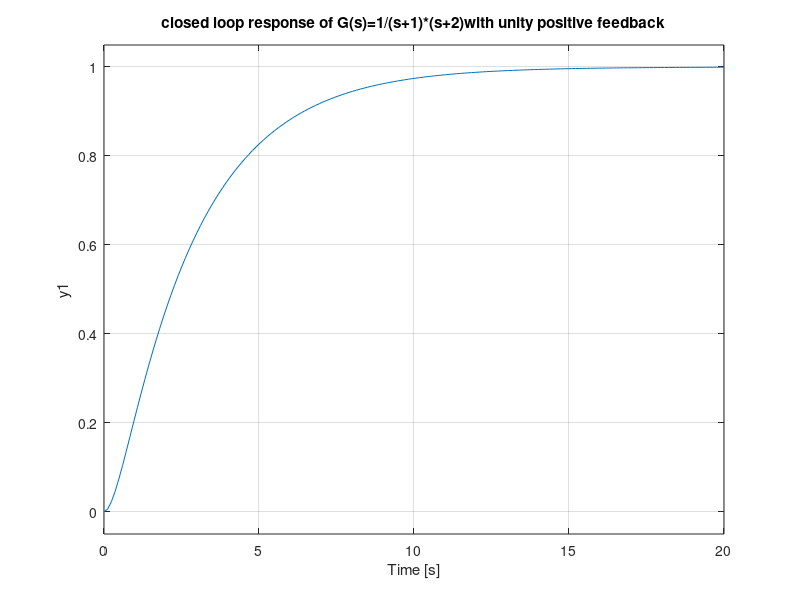
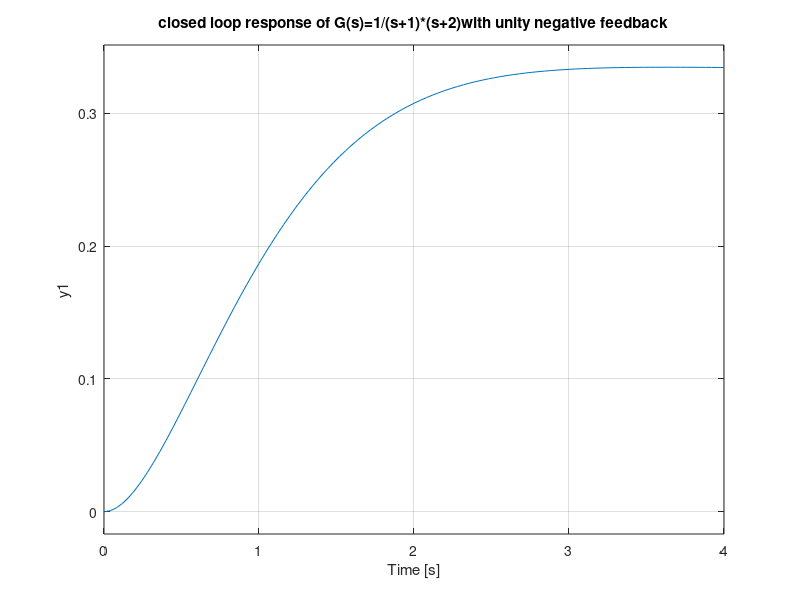
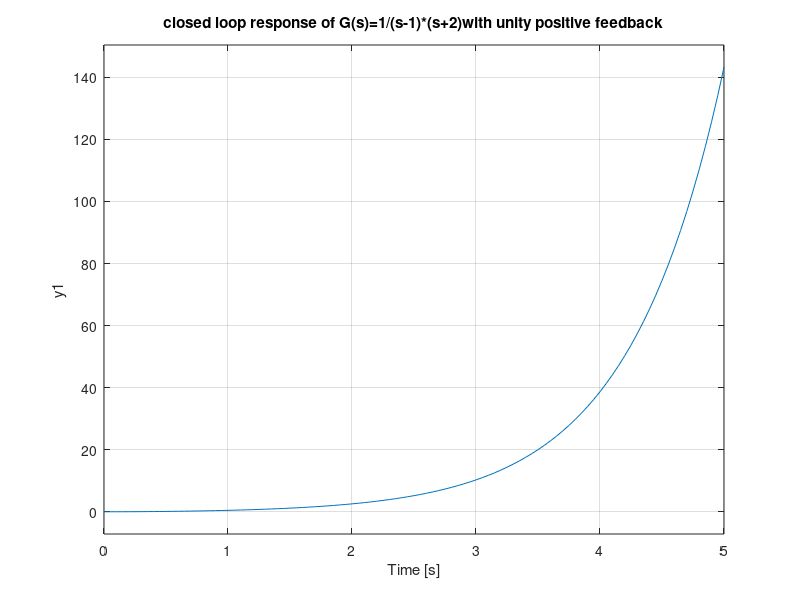
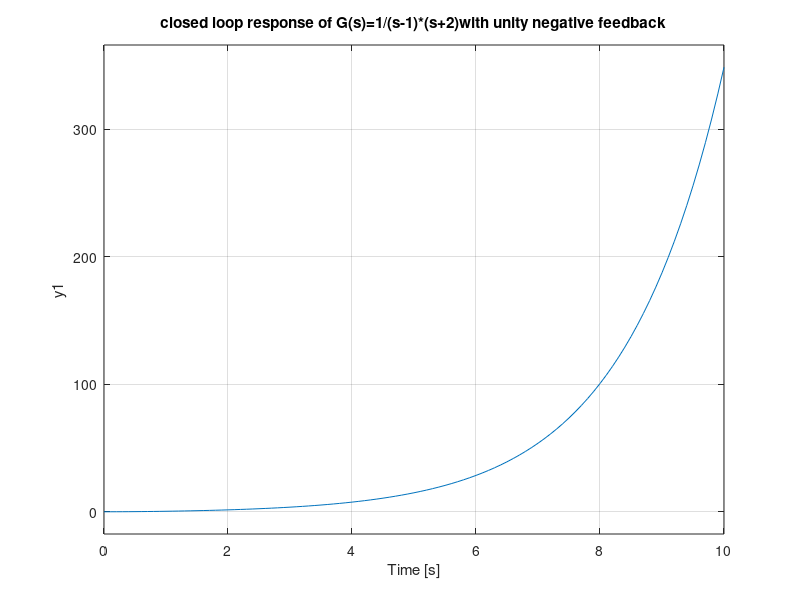

Source code (MATLAB) for these figures, in order:
%%%%  G(s)=1/(s+1)*(s+2) %%%%
g=tf(1,[1 1])*tf(1,[1 2]);
tf_closeloop=feedback(g,-1)%% closeloop with positive feedback %%
figure(1);
step(tf_closeloop);
title('closed loop response of G(s)=1/(s+1)*(s+2)with unity positive feedback')

tf_closeloop1=feedback(g,1)%% closeloop with negative feedback %%
figure(2);
step(tf_closeloop1);
title('closed loop response of G(s)=1/(s+1)*(s+2)with unity negative feedback')

%%%%  G(s)=1/(s-1)*(s+2) %%%%
g1=tf(1,[1 -1])*tf(1,[1 2]);
tf1_closeloop=feedback(g1,-1)%% closeloop with positive feedback %%
figure(3);
step(tf1_closeloop);
title('closed loop response of G(s)=1/(s-1)*(s+2)with unity positive feedback')

tf1_closeloop1=feedback(g1,1)%% closeloop with negative feedback %%
figure(4);
step(tf1_closeloop1);
title('closed loop response of G(s)=1/(s-1)*(s+2)with unity negative feedback')

%%%%  G(s)=1/10*s %%%%
g2=tf(1,[1 0])*tf(1,[0 10]);
tf2_closeloop=feedback(g2,-1)%% closeloop with positive feedback %%
figure(5);
step(tf2_closeloop);
title('closed loop response of G(s)=1/10*s with unity positive feedback')

tf2_closeloop1=feedback(g2,1)%% closeloop with negative feedback %%
figure(6);
step(tf2_closeloop1);
title('closed loop response of G(s)=1/10*s with unity negative feedback')
